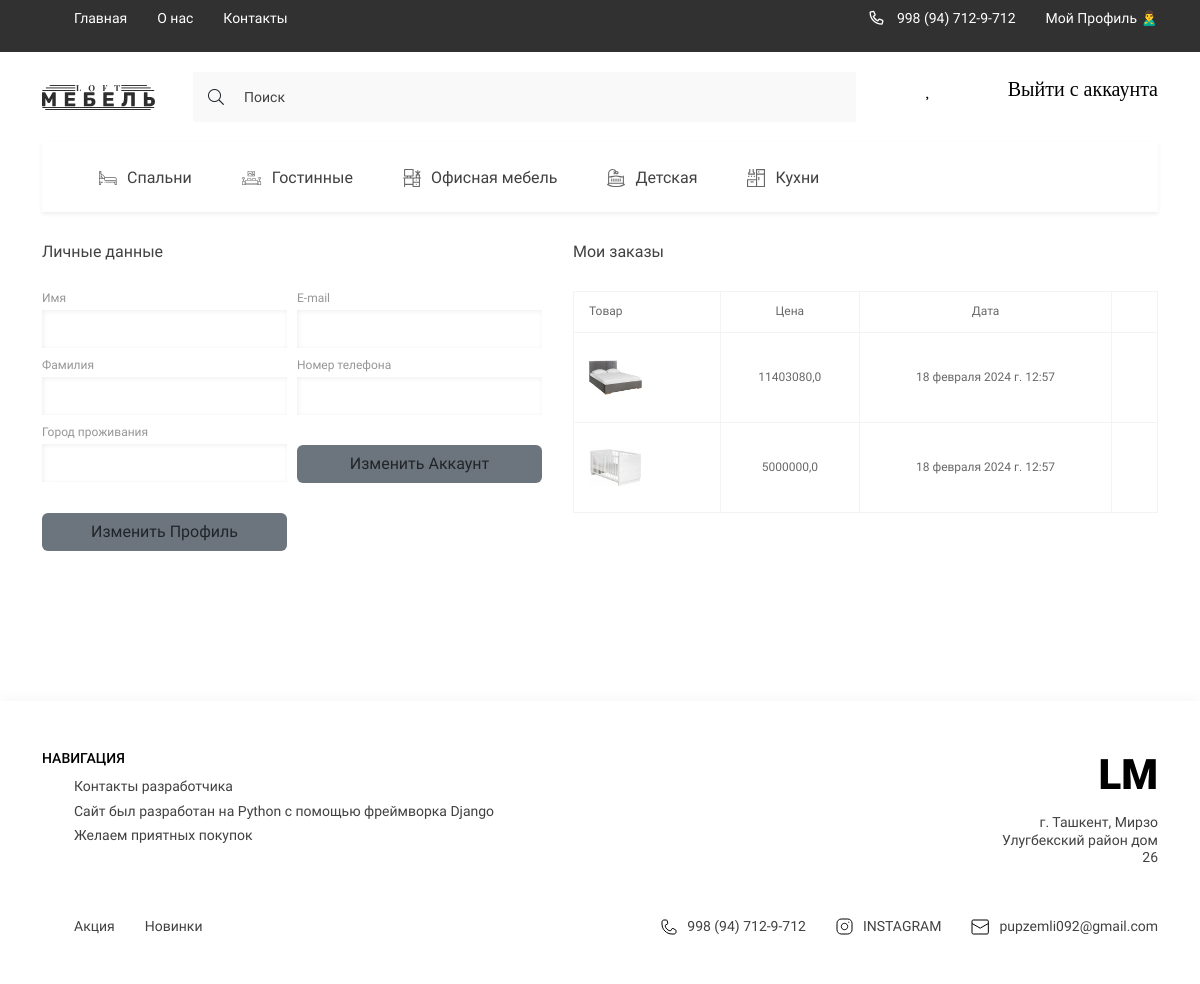
The app's page /profile/1 (signed in), older data.
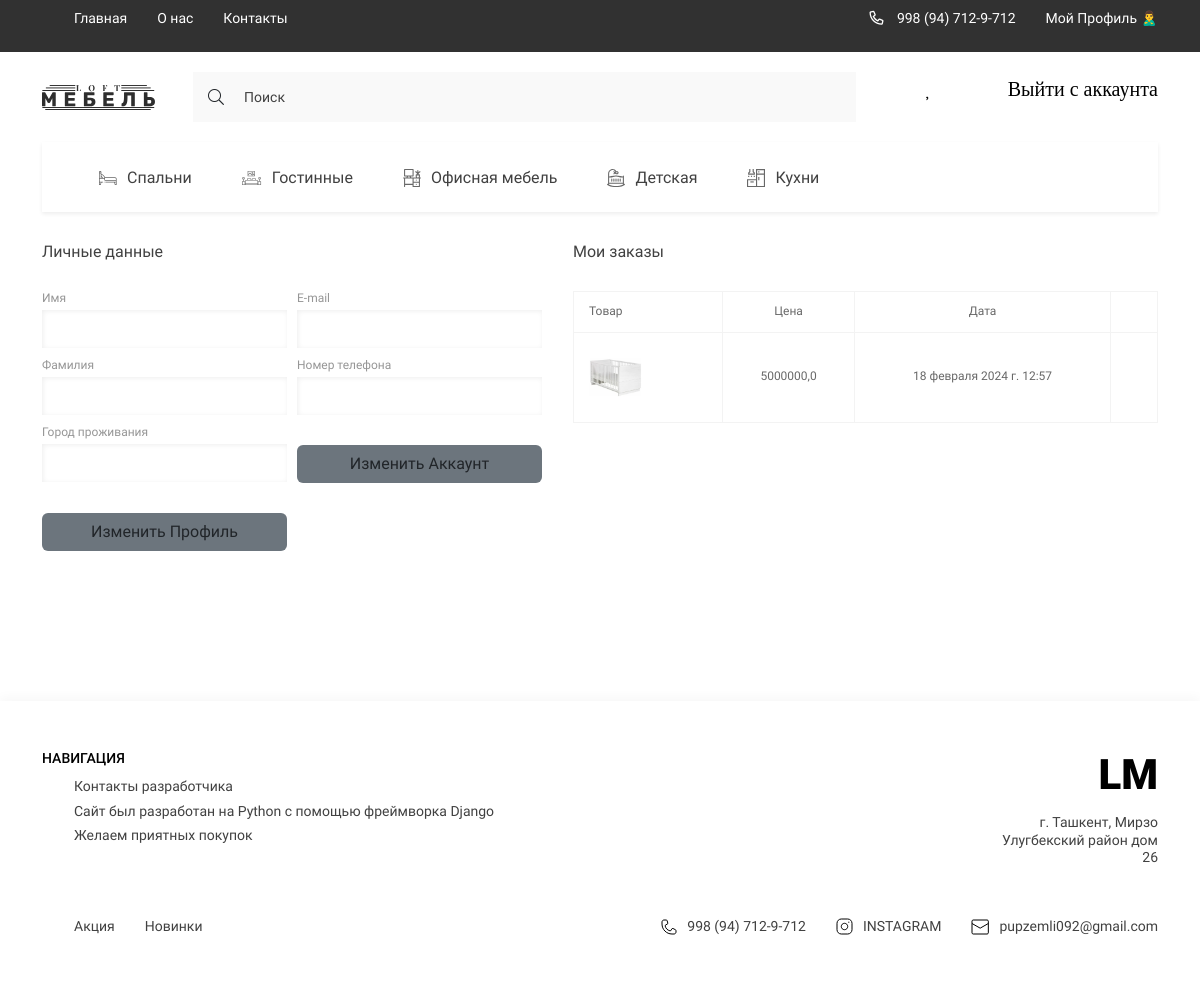
The same page, newer data.
### digital/models.py (models this page shows, shortened)
class Category(models.Model):
    title = models.CharField(max_length=150, verbose_name='Название категории')
    image = models.ImageField(upload_to='categories/', verbose_name='Изображение', blank=True, null=True)
    slug = models.SlugField(unique=True, null=True)
    parent = models.ForeignKey('self', on_delete=models.CASCADE, null=True, blank=True, related_name='subcategories',
                               related_query_name='subcategories', verbose_name='Категория')
    def get_absolute_url(self):
        return reverse('category_page', kwargs={'slug': self.slug})
    def get_image_category(self):
        if self.image:
            return self.image.url
        else:
            return '-'
    class Meta:
        verbose_name = 'Категория'
        verbose_name_plural = 'Категории'

class OrderProduct(models.Model):
    product = models.ForeignKey(Product, on_delete=models.SET_NULL, null=True)
    order = models.ForeignKey(Order, on_delete=models.SET_NULL, null=True)
    quantity = models.IntegerField(default=0, null=True, blank=True, verbose_name='Кол-во')
    added_at = models.DateTimeField(auto_now_add=True, verbose_name='Дата добавления')
    class Meta:
        verbose_name = 'Заказанный товар'
        verbose_name_plural = 'Заказанный товары'
    @property
    def get_total_price(self):
        total_price = self.product.price * self.quantity
        return total_price

class Product(models.Model):
    title = models.CharField(max_length=250, verbose_name='Название Товара')
    price = models.FloatField(verbose_name='Цена')
    quantity = models.IntegerField(verbose_name='Количество')
    slug = models.SlugField(unique=True, null=True)
    created_at = models.DateTimeField(auto_now_add=True, verbose_name='Дата добавления')
    category = models.ForeignKey(Category, on_delete=models.CASCADE, related_name='products', verbose_name='Категория')
    edited_at = models.DateTimeField(auto_now=True, verbose_name='Дата изменения')
    brand = models.ForeignKey('Brand', on_delete=models.CASCADE, null=True, blank=True)
    color_code = models.TextField(default='#000000', verbose_name='Код цвета', null=True, blank=True)
    color_name = models.TextField(default='Желтый', verbose_name='Цвет', null=True, blank=True)
    description_all = models.TextField(verbose_name='Описание для страницы о товаре', blank=True, null=True)
    def get_image_product(self):
        if self.images:
            try:
                return self.images.first().image.url
            except:
                return '-'
        else:
            return '-'
    class Meta:
        verbose_name = 'Товар'
        verbose_name_plural = 'Товары'

class Gallery(models.Model):
    image = models.ImageField(upload_to='products', verbose_name='Картинка товара')
    product = models.ForeignKey(Product, on_delete=models.CASCADE, related_name='images')
    class Meta:
        verbose_name = 'Картинка'
        verbose_name_plural = 'Картинки'

### digital/views.py (the view)
# urls.py: path('profile/<int:pk>', profile_view, name='profile'),
def profile_view(request, pk):
    profile = Profile.objects.get(user_id=pk)
    cart_info = get_cart_data(request)
    context = {
        'title': f'Профиль: {profile.user.username}',
        'profile': profile,
        'order': cart_info['order'],
        'products': cart_info['products']
    }
    return render(request, 'digital/profile.html', context)

### digital/models.py (called while the page is built)
    @property
    def get_cart_total_price(self):
        order_products = self.orderproduct_set.all()
        total_price = sum([product.get_total_price for product in order_products])
        return total_price

    @property
    def get_cart_total_quantity(self):
        order_products = self.orderproduct_set.all()
        total_price = sum([product.quantity for product in order_products])
        return total_price

### digital/templatetags/digital_tags.py (called while the page is built)
@register.simple_tag()
def get_categories():
    categories = Category.objects.filter(parent=None)
    return categories

### digital/utils.py (called while the page is built)
def get_cart_data(request):
    cart = CartForAuthenticatedUser(request)
    cart_info = cart.get_cart_info()
    return cart_info

### digital/templates/digital/profile.html (shortened to what this page needs)
{% extends 'base.html' %}
{% block main %}
<main class="main">
    <div class="profile">
        <div class="container">
            <div class="profile__content">
                <form class="profile__form">
                    <h2 class="profile__title">Личные данные</h2>
                    <div class="profile__form-grid">
                        <div class="input__title">
                            <h2>Имя</h2>
                            <input type="text" value="{{ profile.user.first_name }}" class="contact__section-input">
                        </div>
                        <div class="input__title">
                            <h2>E-mail</h2>
                            <input type="email" value="{{ profile.user.email }}" class="contact__section-input">
                        </div>
                        <div class="input__title">
                            <h2>Фамилия</h2>
                            <input type="text" value="{{ profile.user.last_name }}" class="contact__section-input">
                        </div>
                        <div class="input__title">
                            <h2>Номер телефона</h2>
                            {% if profile.phone_number is None %}
                            <input type="tel" value="Вы не указали номер телефона в профиле" class="contact__section-input">
                            {% else %}
                            <input type="tel" value="{{ profile.phone_number }}" class="contact__section-input">
                            {% endif %}
                        </div>
                        <div class="input__title">
                            <h2>Город проживания</h2>
                            {% if profile.city is None %}
                            <input type="tel" value="Вы не указали город проживания в профиле" class="contact__section-input">
                            {% else %}
                            <input type="tel" value="{{ profile.city }}" class="contact__section-input">
                            {% endif %}
                        </div>
                        <a href="{% url 'edit_account' profile.user.pk %}" class="btn profile__btn bg-secondary">Изменить Аккаунт</a>
                        <a href="{% url 'edit_profile' profile.user.pk %}" class="btn profile__btn bg-secondary">Изменить Профиль</a>
                    </div>
                </form>
                <div class="profile__orders">
                    <h2 class="profile__title">Мои заказы</h2>
                    <table class="profile__table">
                        <tr>
                            <td colspan="4">Товар</td>
                            <td>Цена</td>
                            <td>Дата</td>
                        </tr>
                        {% for item in products %}
                        <tr>
                            <td colspan="4" class="profile__title-adaptive">
                                <div class="tabel__item">
                                    <img src="{{ item.product.get_image_product }}" alt="img">
                                </div>
                            </td>
                            <td class="profile__tabel-data">{{ item.product.price }}</td>
                            <td class="profile__tabel-data">{{ item.added_at }}</td>
                            <td class="profile__tabel-data">{{ item.shipping }}</td>
                        </tr>
                        {% endfor %}
                    </table>
                </div>
            </div>
        </div>
    </div>
</main>
{% endblock main %}

### templates/components_base/_categories_list.html
{% load digital_tags %}
{% get_categories as categories %}
<ul class="header__list _categories">
    {% for category in categories %}
    <li>
        <a href="{{ category.get_absolute_url }}" class="header__list-links">
                                <span class="header__list-img">
                                    <img src="{{ category.get_image_category }}"
                                         alt="icons">
                                </span>
            {{ category.title }}
        </a>
    </li>
    {% endfor %}
</ul>

Row changes from the older to the newer data that the page shows:
removed OrderProduct: product.get_image_product (picture), product.price "11403080,0", added_at "18 февраля 2024 г. 12:57"
